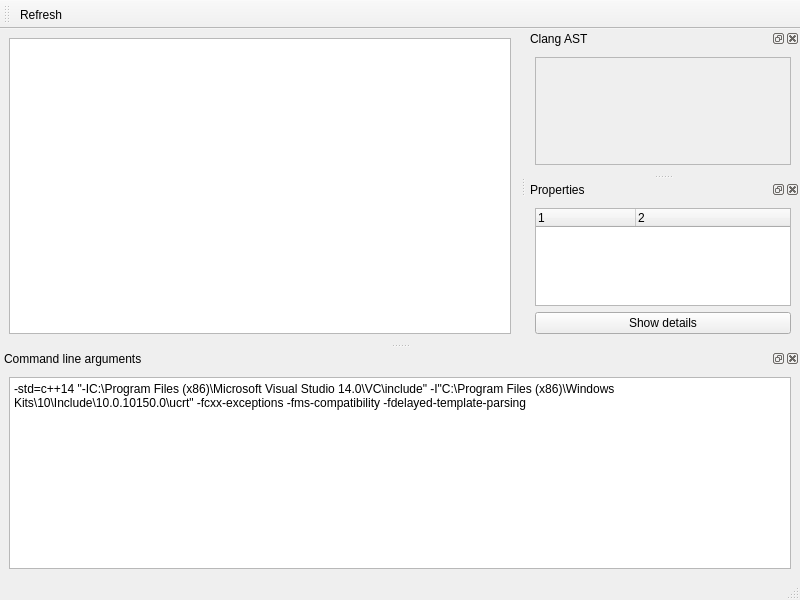
<?xml version="1.0" encoding="UTF-8"?>
<ui version="4.0">
 <class>MainWindow</class>
 <widget class="QMainWindow" name="MainWindow">
  <property name="geometry">
   <rect>
    <x>0</x>
    <y>0</y>
    <width>800</width>
    <height>600</height>
   </rect>
  </property>
  <property name="windowTitle">
   <string>Clang AST viewer</string>
  </property>
  <widget class="QWidget" name="centralwidget">
   <layout class="QGridLayout" name="gridLayout">
    <item row="0" column="0">
     <widget class="QTextEdit" name="codeViewer">
      <property name="font">
       <font>
        <family>Consolas</family>
        <pointsize>10</pointsize>
       </font>
      </property>
      <property name="styleSheet">
       <string notr="true">selection-background-color: rgb(170, 85, 255);
selection-color: white</string>
      </property>
      <property name="tabStopWidth">
       <number>25</number>
      </property>
     </widget>
    </item>
   </layout>
  </widget>
  <widget class="QMenuBar" name="menubar">
   <property name="geometry">
    <rect>
     <x>0</x>
     <y>0</y>
     <width>800</width>
     <height>21</height>
    </rect>
   </property>
  </widget>
  <widget class="QStatusBar" name="statusbar"/>
  <widget class="QDockWidget" name="astDock">
   <property name="windowTitle">
    <string>Clang AST</string>
   </property>
   <attribute name="dockWidgetArea">
    <number>2</number>
   </attribute>
   <widget class="QWidget" name="dockWidgetContents">
    <layout class="QGridLayout" name="gridLayout_2">
     <item row="0" column="0">
      <widget class="QTreeView" name="astTreeView">
       <property name="enabled">
        <bool>false</bool>
       </property>
       <property name="styleSheet">
        <string notr="true">QTreeView::item:selected { color:white; background:rgb(170, 85, 255); }</string>
       </property>
       <property name="indentation">
        <number>10</number>
       </property>
       <property name="headerHidden">
        <bool>true</bool>
       </property>
      </widget>
     </item>
    </layout>
   </widget>
  </widget>
  <widget class="QToolBar" name="toolBar">
   <property name="windowTitle">
    <string>toolBar</string>
   </property>
   <attribute name="toolBarArea">
    <enum>TopToolBarArea</enum>
   </attribute>
   <attribute name="toolBarBreak">
    <bool>false</bool>
   </attribute>
   <addaction name="actionRefresh"/>
  </widget>
  <widget class="QDockWidget" name="dockWidget">
   <property name="windowTitle">
    <string>Command line arguments</string>
   </property>
   <attribute name="dockWidgetArea">
    <number>8</number>
   </attribute>
   <widget class="QWidget" name="dockWidgetContents_2">
    <layout class="QGridLayout" name="gridLayout_3">
     <item row="0" column="0">
      <widget class="QPlainTextEdit" name="commandLineArgs">
       <property name="plainText">
        <string>-std=c++14 &quot;-IC:\Program Files (x86)\Microsoft Visual Studio 14.0\VC\include&quot; -I&quot;C:\Program Files (x86)\Windows Kits\10\Include\10.0.10150.0\ucrt&quot; -fcxx-exceptions -fms-compatibility -fdelayed-template-parsing</string>
       </property>
      </widget>
     </item>
    </layout>
   </widget>
  </widget>
  <widget class="QDockWidget" name="dockWidget_2">
   <property name="windowTitle">
    <string>Properties</string>
   </property>
   <attribute name="dockWidgetArea">
    <number>2</number>
   </attribute>
   <widget class="QWidget" name="dockWidgetContents_3">
    <layout class="QGridLayout" name="gridLayout_4">
     <item row="0" column="0">
      <widget class="QTreeWidget" name="nodeProperties">
       <property name="columnCount">
        <number>2</number>
       </property>
       <column>
        <property name="text">
         <string notr="true">1</string>
        </property>
       </column>
       <column>
        <property name="text">
         <string notr="true">2</string>
        </property>
       </column>
      </widget>
     </item>
     <item row="1" column="0">
      <widget class="QPushButton" name="showDetails">
       <property name="text">
        <string>Show details</string>
       </property>
      </widget>
     </item>
    </layout>
   </widget>
  </widget>
  <action name="actionRefresh">
   <property name="text">
    <string>Refresh</string>
   </property>
  </action>
 </widget>
 <resources/>
 <connections/>
</ui>
